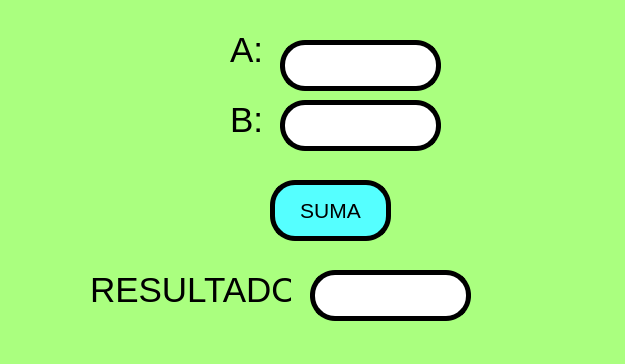
<?xml version="1.0" encoding="UTF-8"?>
<ui version="4.0">
 <class>MainWindow</class>
 <widget class="QMainWindow" name="MainWindow">
  <property name="geometry">
   <rect>
    <x>0</x>
    <y>0</y>
    <width>625</width>
    <height>364</height>
   </rect>
  </property>
  <property name="font">
   <font>
    <pointsize>18</pointsize>
   </font>
  </property>
  <property name="windowTitle">
   <string>Programa03</string>
  </property>
  <property name="styleSheet">
   <string notr="true">background-color: rgb(85, 170, 255);
background-color: rgb(255, 255, 127);
background-color: rgb(255, 255, 127);
background-color: rgb(170, 255, 127);</string>
  </property>
  <widget class="QWidget" name="centralwidget">
   <widget class="QPushButton" name="txt_sumar">
    <property name="geometry">
     <rect>
      <x>270</x>
      <y>180</y>
      <width>121</width>
      <height>61</height>
     </rect>
    </property>
    <property name="font">
     <font>
      <pointsize>16</pointsize>
     </font>
    </property>
    <property name="autoFillBackground">
     <bool>false</bool>
    </property>
    <property name="styleSheet">
     <string notr="true">background-color: rgb(85, 255, 255);
border-radius: 25px;
border: 5px solid black;</string>
    </property>
    <property name="text">
     <string>SUMA</string>
    </property>
    <property name="autoDefault">
     <bool>false</bool>
    </property>
   </widget>
   <widget class="QLabel" name="label">
    <property name="geometry">
     <rect>
      <x>230</x>
      <y>30</y>
      <width>31</width>
      <height>41</height>
     </rect>
    </property>
    <property name="styleSheet">
     <string notr="true"/>
    </property>
    <property name="text">
     <string>&lt;html&gt;&lt;head/&gt;&lt;body&gt;&lt;p&gt;&lt;span style=&quot; font-size:26pt; color:#000000;&quot;&gt;A:&lt;/span&gt;&lt;/p&gt;&lt;/body&gt;&lt;/html&gt;</string>
    </property>
   </widget>
   <widget class="QLabel" name="label_2">
    <property name="geometry">
     <rect>
      <x>230</x>
      <y>100</y>
      <width>31</width>
      <height>41</height>
     </rect>
    </property>
    <property name="styleSheet">
     <string notr="true"/>
    </property>
    <property name="text">
     <string>&lt;html&gt;&lt;head/&gt;&lt;body&gt;&lt;p&gt;&lt;span style=&quot; font-size:26pt; color:#000000;&quot;&gt;B:&lt;/span&gt;&lt;/p&gt;&lt;/body&gt;&lt;/html&gt;</string>
    </property>
   </widget>
   <widget class="QLabel" name="label_5">
    <property name="geometry">
     <rect>
      <x>90</x>
      <y>270</y>
      <width>201</width>
      <height>41</height>
     </rect>
    </property>
    <property name="styleSheet">
     <string notr="true"/>
    </property>
    <property name="text">
     <string>&lt;html&gt;&lt;head/&gt;&lt;body&gt;&lt;p&gt;&lt;span style=&quot; font-size:26pt; color:#000000;&quot;&gt;RESULTADO:&lt;/span&gt;&lt;/p&gt;&lt;/body&gt;&lt;/html&gt;</string>
    </property>
   </widget>
   <widget class="QLineEdit" name="txt_A">
    <property name="geometry">
     <rect>
      <x>280</x>
      <y>40</y>
      <width>161</width>
      <height>51</height>
     </rect>
    </property>
    <property name="font">
     <font>
      <pointsize>18</pointsize>
     </font>
    </property>
    <property name="styleSheet">
     <string notr="true">background-color: rgb(85, 255, 255);
background-color: rgb(255, 255, 255);
border-radius: 25px;
border: 5px solid black;
</string>
    </property>
    <property name="text">
     <string/>
    </property>
   </widget>
   <widget class="QLineEdit" name="txt_B">
    <property name="geometry">
     <rect>
      <x>280</x>
      <y>100</y>
      <width>161</width>
      <height>51</height>
     </rect>
    </property>
    <property name="font">
     <font>
      <pointsize>18</pointsize>
     </font>
    </property>
    <property name="styleSheet">
     <string notr="true">background-color: rgb(85, 255, 255);
background-color: rgb(255, 255, 255);
border-radius: 25px;
border: 5px solid black;
</string>
    </property>
   </widget>
   <widget class="QLineEdit" name="txt_resultado">
    <property name="geometry">
     <rect>
      <x>310</x>
      <y>270</y>
      <width>161</width>
      <height>51</height>
     </rect>
    </property>
    <property name="font">
     <font>
      <pointsize>18</pointsize>
     </font>
    </property>
    <property name="styleSheet">
     <string notr="true">background-color: rgb(85, 255, 255);
background-color: rgb(255, 255, 255);
border-radius: 25px;
border: 5px solid black;
</string>
    </property>
   </widget>
  </widget>
  <widget class="QMenuBar" name="menubar">
   <property name="geometry">
    <rect>
     <x>0</x>
     <y>0</y>
     <width>625</width>
     <height>21</height>
    </rect>
   </property>
  </widget>
  <widget class="QStatusBar" name="statusbar"/>
 </widget>
 <resources/>
 <connections/>
</ui>
